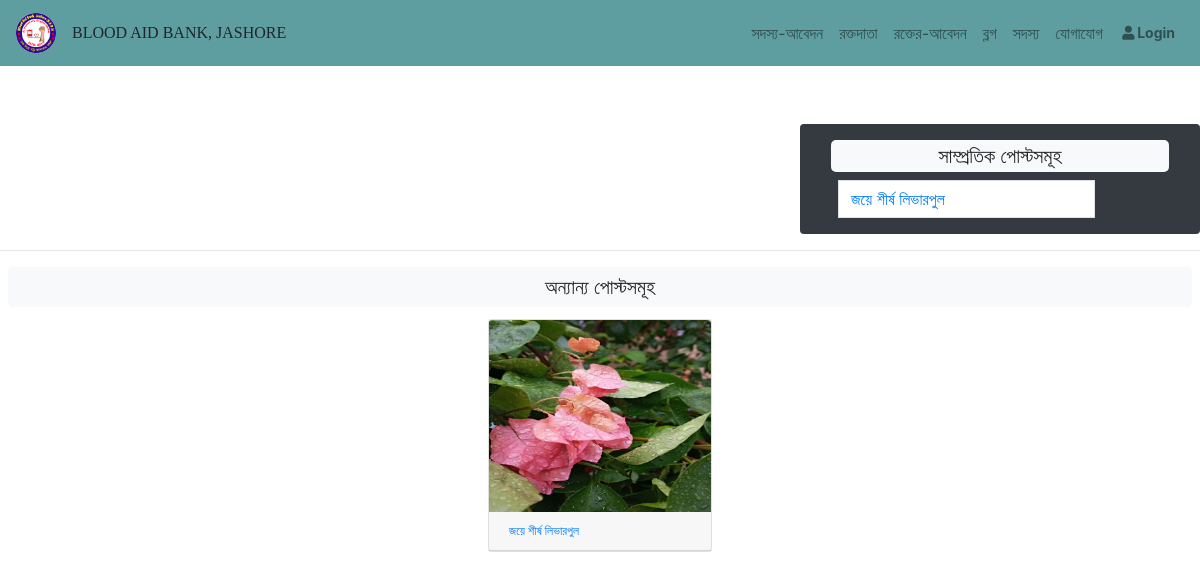
Before: /blog/post/4 with the older database file.
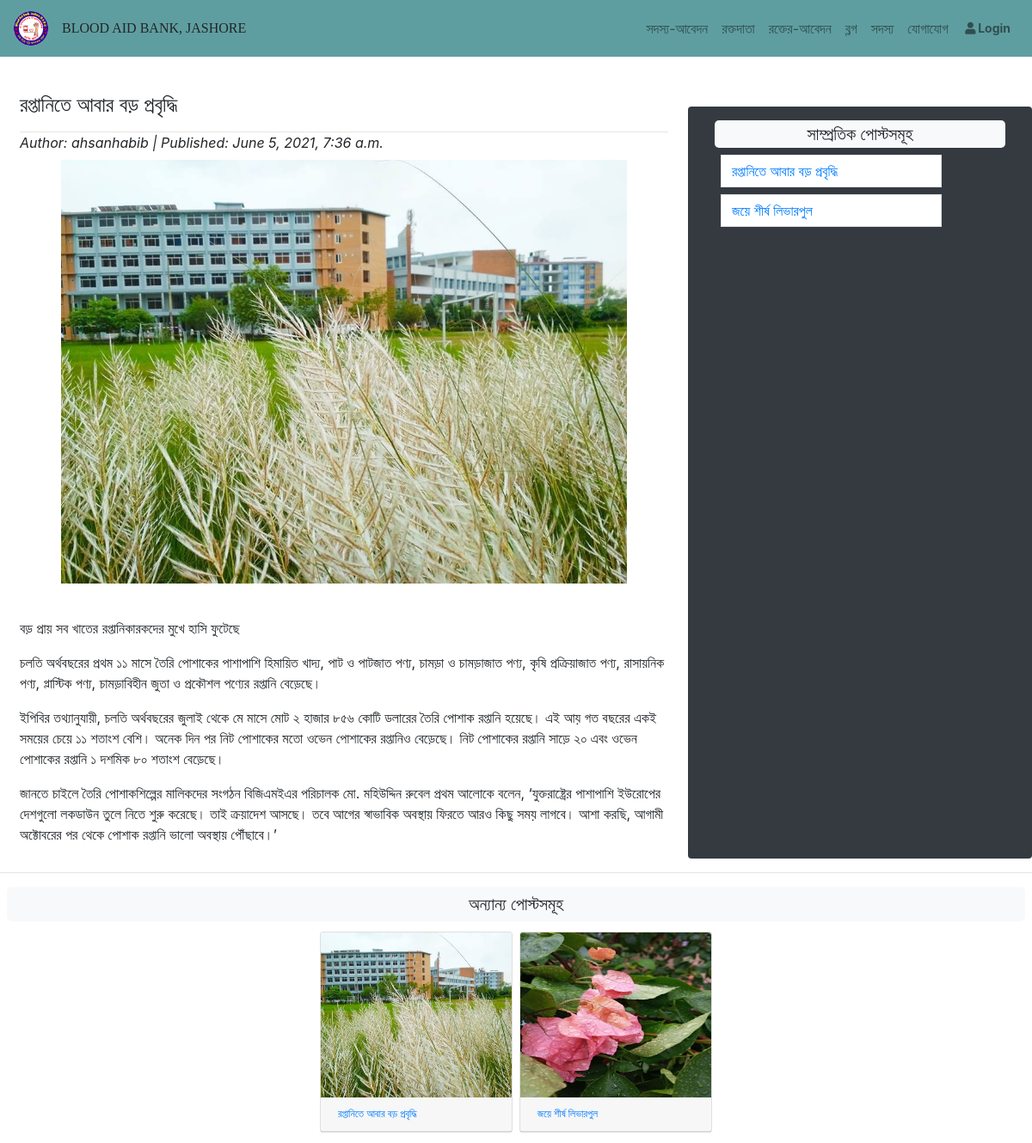
After: the same page with the newer database file.
### Blog/models.py (models this page shows, shortened)
class Post(models.Model):
    title = models.CharField(max_length =200, verbose_name="পোস্ট টাইটেল", null=False)
    author = models.ForeignKey(User, on_delete=models.CASCADE, verbose_name="লেখক", null=False)
    image = models.ImageField(upload_to = "Post/", default="", verbose_name="ছবি")
    body1 = models.TextField(verbose_name="কন্টেন্ট ১ম অংশ")
    body2 = models.TextField(verbose_name="কন্টেন্ট ২য় অংশ")
    date = models.DateTimeField(auto_now_add=False, default=datetime.datetime.now)

### Blog/views.py (the view)
# urls.py: path('post/<int:pk>', views.showBlog2, name = 'blog1'),
def showBlog2(request, pk):
    post1 = Post.objects.filter(Q(id=str(pk)))
    post = Post.objects.order_by('-id')[0:5]
    post2 = Post.objects.all().order_by('?')[:6]
    diction = {
        'post1':post1,
        'post':post,
        'post2':post2
    }
    return render(request, 'Blog/blog.html', context=diction)

### templates/Blog/blog.html (shortened to what this page needs)
{% extends "base.html" %}
{% load static %}
{% block content %}
    <div class="container-fluid" style="margin-top:100px">
        <div class="row">
            <div class="col-sm-8">
                <div class="m-2">
                    {%for l in post1 %}
                        <h4>{{l.title}}</h4>
                        <hr class="mb-0">
                        <i>Author: {{l.author}} | Published: {{l.date}}</i>
                        <div class="text-center mx-5">
                            <img class="mt-2 mb-4" src={{l.image.url}} alt="Card image cap" style="width:100%;">
                        </div>
                        <p class="text-justify">{{l.body1|linebreaks}}</p>
                        <p class="text-justify">{{l.body2|linebreaks}}</p>
                    {% endfor %}
                </div>
            </div>
            <div class="col-sm-4 mt-4 bg-dark rounded">
                    <div class="m-3">
                        <h5 class="bg-light mb-2 p-1 text-center" style="border-radius: 5px;">সাম্প্রতিক পোস্টসমূহ</h5>
                        {% for l in post %}
                            <div class="mx-2 my-1" style="width: 16rem;">
                                    <p class="mb-2"><a class="page-link" href="{%url 'Blog:blog1' l.pk %}" style="text-decoration: none;">{{l.title}}</a></p>
                            </div>
                        {% endfor %}
                    </div>
            </div>
        </div>
    </div>
    <hr>
    <div class="m-2">
        <h5 class="bg-light p-2 mb-2 text-center" style="border-radius: 5px;">অন্যান্য পোস্টসমূহ</h5>
        <form action="" class="form-inline d-flex justify-content-center">
            {% for l in post2 %}
            <div class="card mx-1 my-1" style="width: 14rem;">
                <div class="text-center" style="height: 12rem;">
                    <img class="card-img-top" src={{l.image.url}} alt="Card image cap" style="height: 100%; width: 100%;">
                </div>
                <div class="card-header">
                    <h6 class="card-title mb-0" style="font-size: 12px"><a href="{%url 'Blog:blog1' l.pk %}">{{l.title}}</a></h6>
                </div>
            </div>
            {% endfor %}
        </form>
    </div>
{% endblock %}

Changed rows visible on the page:
added Post: title "রপ্তানিতে আবার বড় প্রবৃদ্ধি", author "ahsanhabib", date "June 5, 2021, 7:36 a.m.", image (picture), body1 "বড় প্রায় সব খাতের রপ্তানিকারকদের মুখে হাসি ফুটেছে", body2 "চলতি অর্থবছরের প্রথম ১১ মাসে তৈরি পোশাকের পাশাপাশি হিমায়িত খাদ্য, পাট ও পাটজাত পণ্য, চামড়া ও চামড়াজাত পণ্য, কৃষি প্রক্রিয়াজাত পণ্য, রাসায়নিক পণ্য, প্লাস্টিক পণ্য, চামড়াবিহীন জুতা ও প্রকৌশল পণ্যের রপ্তানি বেড়েছে। ইপিবির তথ্যানুযায়ী, চলতি অর্থবছরের জুলাই থেকে মে মাসে মোট ২ হাজার ৮৫৬ কোটি ডলারের তৈরি পোশাক রপ্তানি হয়েছে। এই আয় গত বছরের একই সময়ের চেয়ে ১১ শতাংশ বেশি। অনেক দিন পর নিট পোশাকের মতো ওভেন পোশাকের রপ্তানিও বেড়েছে। নিট পোশাকের রপ্তানি সাড়ে ২০ এবং ওভেন পোশাকের রপ্তানি ১ দশমিক ৮০ শতাংশ বেড়েছে। জানতে চাইলে তৈরি পোশাকশিল্পের মালিকদের সংগঠন বিজিএমইএর পরিচালক মো. মহিউদ্দিন রুবেল প্রথম আলোকে বলেন, ‘যুক্তরাষ্ট্রের পাশাপাশি ইউরোপের দেশগুলো লকডাউন তুলে নিতে শুরু করেছে। তাই ক্রয়াদেশ আসছে। তবে আগের…"
